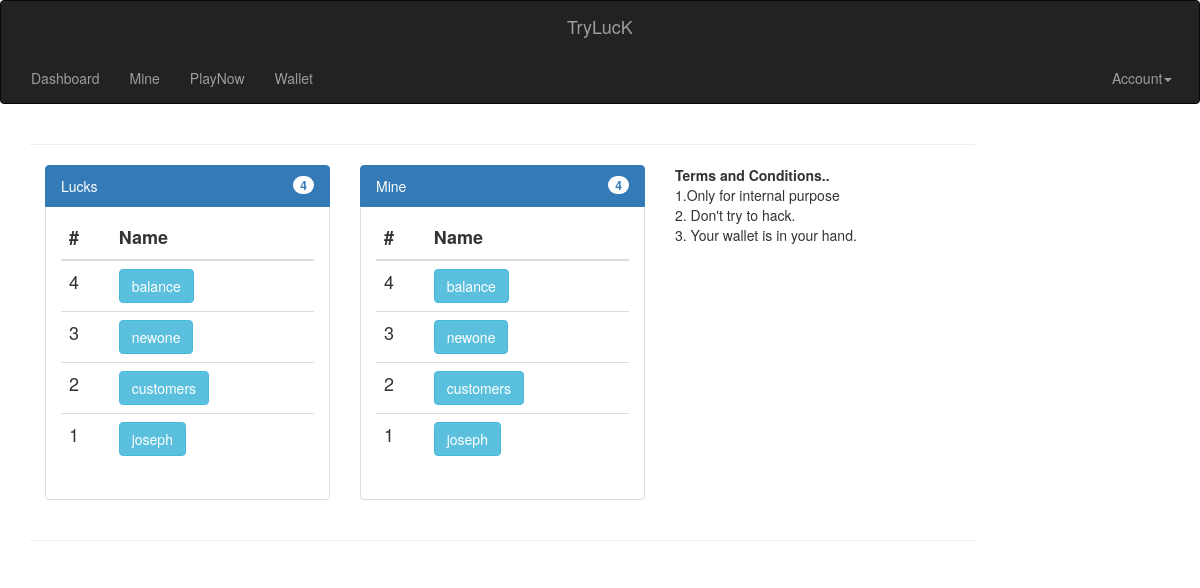
Before: /dashboard/ (signed in) with the older database file.
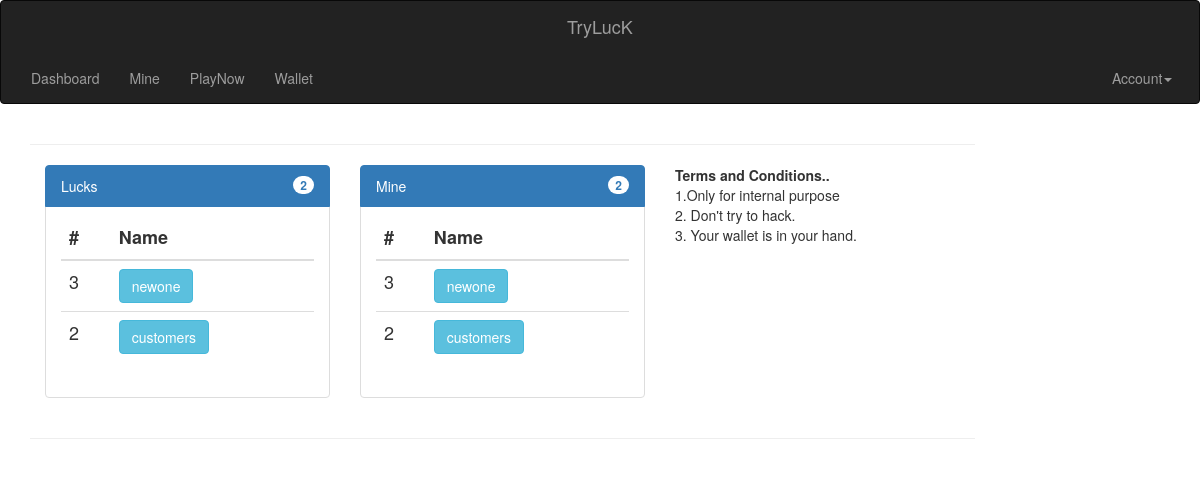
After: the same page with the newer database file.
### lucks/models.py (models this page shows, shortened)
class Luck(models.Model):
    id = models.AutoField(primary_key=True)
    name = models.CharField(max_length=50,unique=True)
    content = models.CharField(max_length=5000)
    head=models.CharField(max_length=50)
    tails=models.CharField(max_length=50)
    search = models.ForeignKey(Search)
    duration = models.DateTimeField()
    amount = models.IntegerField(default=0)
    user = models.ForeignKey(User)
    status=models.CharField(max_length=50,default='open')
    created_at = models.DateTimeField(auto_now_add=True)
    updated_at = models.DateTimeField(auto_now=True)

### dashboard/views.py (the view)
@login_required(login_url='/login/')
def index(request):
    lucks = Luck.objects.all()
    last_lucks = lucks.order_by('-id')[:5]
    mylucks = Luck.objects.filter(user=request.user)
    last_my_lucks = mylucks.order_by('-id')[:5]
    luckcount = lucks.count()
    mycount = last_my_lucks.count()
    return render(request, "dashboard/index.html", {'luckcount':luckcount,'mycount':mycount,'lucks':last_lucks,'mylucks':last_my_lucks})

### templates/dashboard/index.html (shortened to what this page needs)
{% extends "dashboard/base.html" %}
{% block content %}
<div class="container-fluid">
	<div class="row">
		<div class="col-md-12">
			<div class="row">
				<div class="col-md-8">
					<div class="row">
						<div class="col-md-6">
							<div class="list-group">
								<a href="/lucks" class="list-group-item list-group-item-action active justify-content-between">Lucks <span class="badge badge-light badge-pill">{{luckcount}}</span></a>
								<div class="list-group-item">
									<h4 class="list-group-item-heading">
                    <div class="table-responsive">
                                                  <table class="table table-hover">
                                                      <thead>
                                                          <tr>
                                                            <th>#</th>
                                                            <th>Name</th>
                                                          </tr>
                                                      </thead>
                                                      <tbody>
                                                        {% for l in lucks %}
                                                        <tr>
                                                          <td>{{l.id}}</td>
                                                          <td>
                                                            <a href="/lucks/view/{{l.id}}" class="button btn btn-info">{{l.name}}</a>
                                                          </td>
                                                        </tr>
                                                        {% endfor %}
                                                      </tbody>
                                                  </table>
                      </div>
									</h4>
								</div>
							</div>
						</div>
            <div class="col-md-6">
							<div class="list-group">
								<a href="/lucks/my" class="list-group-item list-group-item-action active justify-content-between">Mine <span class="badge badge-light badge-pill">{{mycount}}</span></a>
								<div class="list-group-item">
									<h4 class="list-group-item-heading">
                    <div class="table-responsive">
                                                  <table class="table table-hover">
                                                      <thead>
                                                          <tr>
                                                            <th>#</th>
                                                            <th>Name</th>
                                                          </tr>
                                                      </thead>
                                                      <tbody>
                                                        {% for l in mylucks %}
                                                        <tr>
                                                          <td>{{l.id}}</td>
                                                          <td>
                                                            <a href="/lucks/view/{{l.id}}" class="button btn btn-info">{{l.name}}</a>
                                                          </td>
                                                        </tr>
                                                        {% endfor %}
                                                      </tbody>
                                                  </table>
                      </div>
									</h4>
								</div>
							</div>
						</div>
					</div>
				</div>
				<div class="col-md-4">
					<address>
						 <strong>Terms and Conditions..</strong><br /> 1.Only for internal purpose<br /> 2. Don't try to hack.<br /> 3. Your wallet is in your hand.<br />
					</address>
				</div>
			</div>
		</div>
	</div>
</div>
{% endblock %}

Changed rows visible on the page:
removed Luck: id "4", name "balance"
removed Luck: id "1", name "joseph"
Other visible differences:
{{ luckcount }}: "4" → "2"
{{ mycount }}: "4" → "2"
